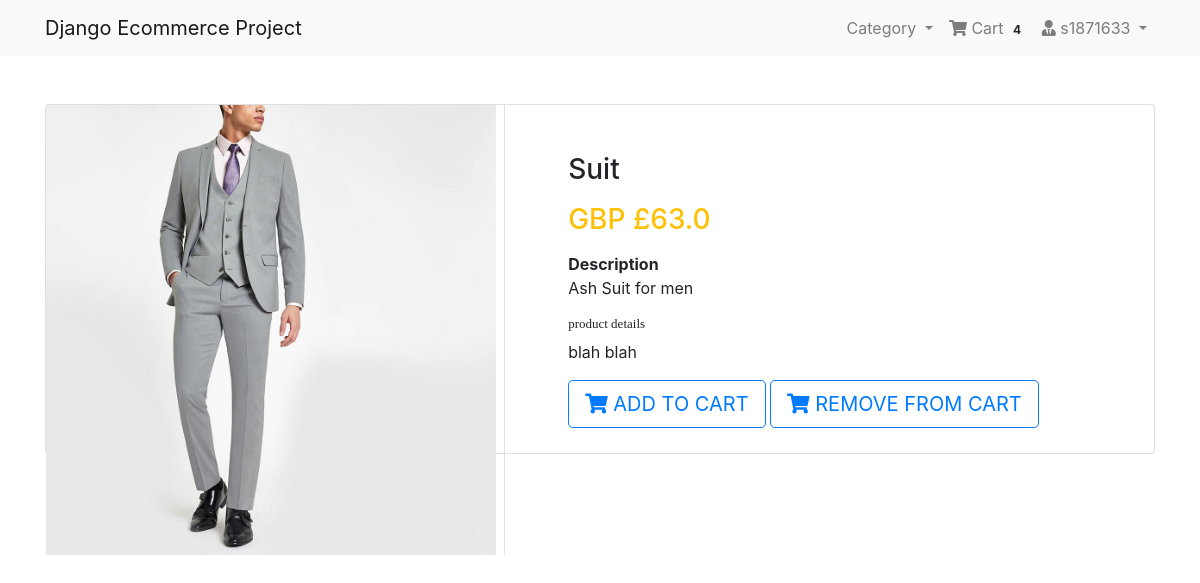
Page /product/suit3/ (signed in) on the committed database.
### cart/models.py (models this page shows, shortened)
class Order(models.Model):
    orderitems  = models.ManyToManyField(Cart)
    user = models.ForeignKey(User, on_delete=models.CASCADE)
    ordered = models.BooleanField(default=False)
    created = models.DateTimeField(auto_now_add=True)
    paymentId = models.CharField(max_length=200, blank=True , null=True)
    orderId = models.CharField(max_length=200, blank=True, null=True)

### products/models.py (models this page shows, shortened)
class  Product(models.Model):
    mainimage = models.ImageField(upload_to='products/', blank=True)
    name = models.CharField(max_length=300)
    slug = models.SlugField()
    category = models.ForeignKey(Category, on_delete=models.CASCADE)
    preview_text = models.TextField(max_length=200, verbose_name='Preview Text')
    detail_text = models.TextField(max_length=1000, verbose_name='Detail Text')
    price = models.FloatField()

### products/views.py (the view)
# urls.py: path('product/<slug>/', ProductDetail.as_view(), name='product'),
class ProductDetail(LoginRequiredMixin, DetailView):
	model = Product

### cart/templatetags/cart_tag.py (called while the page is built)
@register.filter
def cart_total(user):
    order = Order.objects.filter(user=user, ordered = False)
    if order.exists():
        return order[0].orderitems.count()
    else:
        return 0

### products/templates/products/product_detail.html (shortened to what this page needs)
{% extends 'products/base.html' %}
{% block content %}
<div class="container my-5">
<div class="card">
	<div class="row">
		<aside class="col-sm-5 border-right">
<article class="gallery-wrap">
<div class="img-big-wrap">
  <div> <a href="#"><img src="/media/{{ object.mainimage }}" style="width: 450px;"></a></div>
</div>
</article>
		</aside>
		<aside class="col-sm-7">
<article class="card-body p-5">
	<h3 class="title mb-3">{{ object.name }}</h3>
<p class="price-detail-wrap">
	<span class="price h3 text-warning">
		<span class="currency">GBP £</span><span class="num">{{ object.price }}</span>
	</span>
</p>
<dl class="item-property">
  <dt>Description</dt>
  <dd><p>{{ object.preview_text }}</p></dd>
    <h5 style="font-size: small; font-family:cursive;">product details</h5>
  <dd><p> {{ object.detail_text }}</p></dd>
</dl>
	<tr>
		<td colspan="4" class="text-right ">
			<a href="{% url 'mainapp:cart' object.slug %}" class="btn btn-lg btn-outline-primary text-uppercase"> <i class="fas fa-shopping-cart"></i> Add to cart </a>
		    <a href="remove/{{ product.slug }}" class="btn btn-lg btn-outline-primary text-uppercase"> <i class="fas fa-shopping-cart"></i> Remove from cart </a>
		</td>
	  </tr>
</article>
		</aside>
	</div>
</div>
</div>
{% endblock %}

### products/templates/products/navbar.html (shortened to what this page needs)
{% load cart_tag %}
<nav class="navbar navbar-expand-lg navbar-light bg-light">
  <div class="container">
  <a class="navbar-brand" href="/">Django Ecommerce Project</a>
  <div class="collapse navbar-collapse" id="navbarNav">
    <ul class="navbar-nav ml-auto">
      <li {% if request.path == 'contact' %}class="nav-item active"{% else %}class="nav-item"{% endif %}>
    <li class="nav-item dropdown">
      <a class="nav-link dropdown-toggle" href="#" id="navbarDropdown" role="button" data-toggle="dropdown" aria-haspopup="true" aria-expanded="false">
                      Category </a>
  </li>
      {% if request.user.is_authenticated %}
      <li class="nav-item">
        <a class="nav-link" href="{% url 'mainapp:cart-home' %}">
          <i class="fa fa-shopping-cart"></i> Cart
          <span class="badge badge-light">{{ request.user| cart_total }}</span>
        </a>
      </li>
      <li class="nav-item dropdown">
        <a class="nav-link dropdown-toggle" href="#" id="navbarDropdown" role="button" data-toggle="dropdown" aria-haspopup="true" aria-expanded="false">
          <i class="fas fa-user-tie"></i> {{ request.user.username }}
        </a>
      </li>
      {% else %}
       <li class="nav-item">
        <a  class="btn btn-primary" href="/accounts/login/">Login / Register</a>
      </li>
      {% endif %}
    </ul>
  </div>
  </div>
</nav>

### products/static/css/main.css (style rules this page uses)
.gallery-wrap .img-big-wrap img { height: 450px; width: auto; display: inline-block; cursor: zoom-in; object-fit: cover; }

### products/templates/products/base.html (style rules this page uses)
.card { height: 350px; }

### rows in the picture
Product: mainimage (picture), name "Suit", price "63.0", preview_text "Ash Suit for men", detail_text "blah blah"

### other values in the picture
{{ request.user| cart_total }} "4"
{{ request.user.username }} "s1871633"
